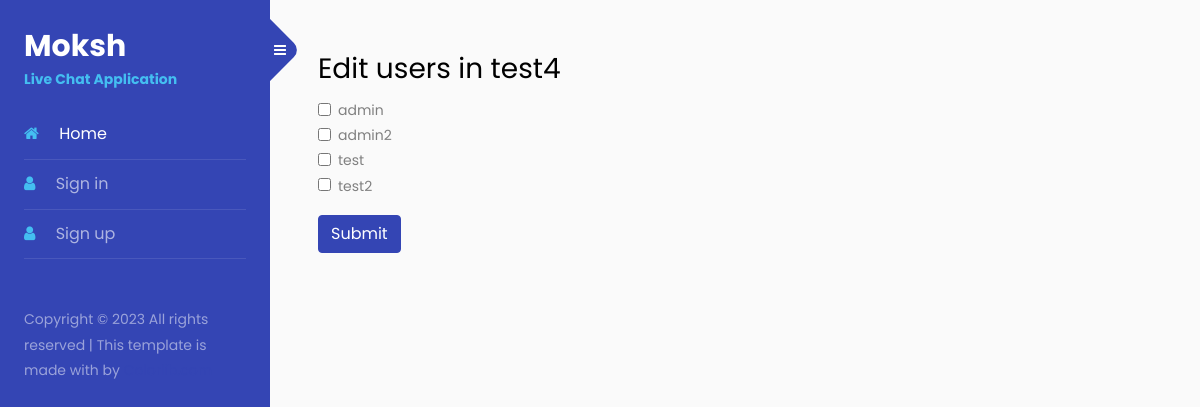
Screenshot of /groups/test4/edit with the database file from the repository.
### group/models.py (models this page shows)
class Group(models.Model):
    name = models.CharField(max_length=255)
    slug = models.SlugField(unique=True)

### chat/models.py (models this page shows, shortened)
class User(AbstractUser):
    id = models.AutoField(primary_key=True)
    username = models.CharField(max_length=64, unique=True)
    password = models.CharField(max_length=100)
    isadmin = models.BooleanField(default=False)

### group/views.py (the view)
# urls.py: path('<slug:slug>/edit', views.edituser, name="edituser"),
def edituser(request, slug):
    group = Group.objects.get(slug=slug)
    users = User.objects.all()
    if request.method == 'POST':
        for user in users:
            if user.username in request.POST and not UserGroup.objects.filter(user=user, group=Group.objects.get(slug=slug)).exists():
                usergroup = UserGroup(user=user, group=Group.objects.get(slug=slug))
                usergroup.save()
            else:
                if UserGroup.objects.check(user=user, group=Group.objects.get(slug=slug)):
                    usergroup = UserGroup.objects.get(user=user, group=Group.objects.get(slug=slug))
                    usergroup.delete()
        return HttpResponseRedirect(reverse("groups"))
    else:
        return render(request, "group/edituser.html", {
            "group": group,
            "users": users
        })

### group/templates/group/edituser.html (shortened to what this page needs)
{% extends 'chat/layout.html' %}
{% block body %}
<div>
    <h3>Edit users in {{group.name}}</h3>
    <form action="{% url 'edituser' group.name %}" method="POST">
        {% for user in users %}
        {% if user.username != request.user.username %}
        <div class="form-check">
            <input type="checkbox" class="form-check-input" id="isadmin" name="{{user.username}}">
            <label class="form-check-label" for="{{user.username}}">{{user.username}}</label>
        </div>
        {% else %}
        <div class="form-check">
            <input type="checkbox" class="form-check-input" id="isadmin" disabled checked name="{{user.username}}">
            <label class="form-check-label" for="{{user.username}}">{{user.username}}</label>
        </div>
        {% endif %}
        {% endfor %}
        <button type="submit" class="btn btn-primary mt-3">Submit</button>
    </form>
</div>
{% endblock %}

### rows the page displays
Group: name "test4"
User: username "admin"
User: username "admin2"
User: username "test"
User: username "test2"
